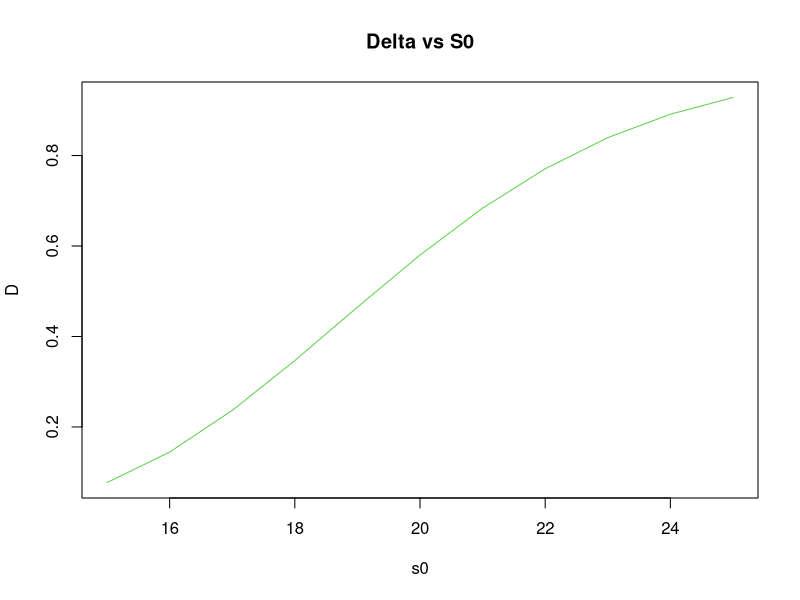
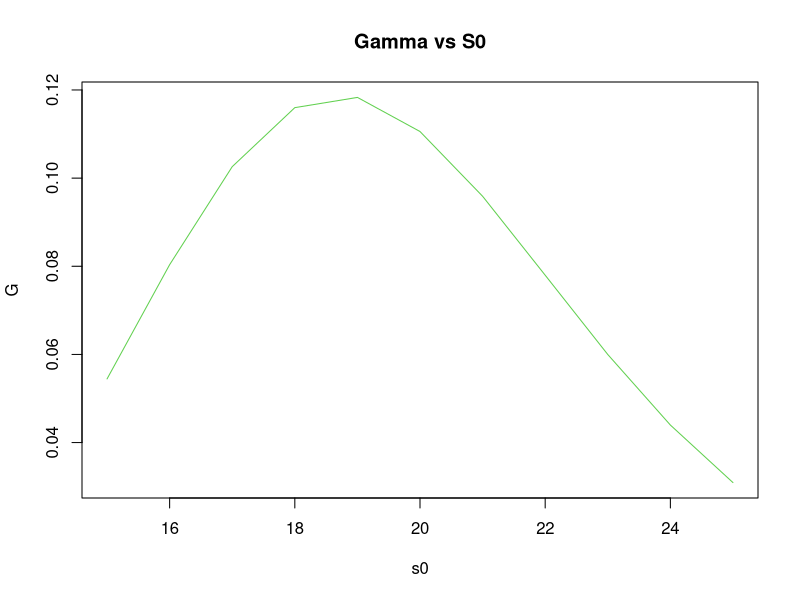
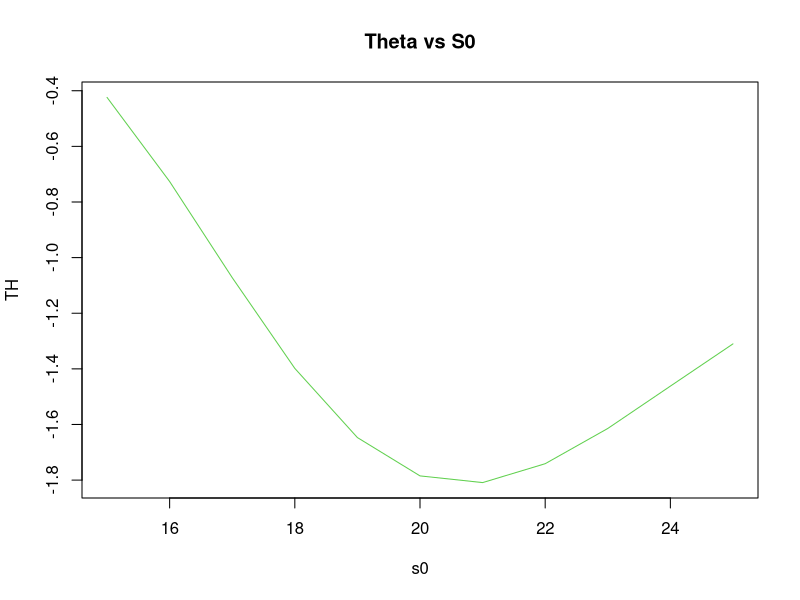
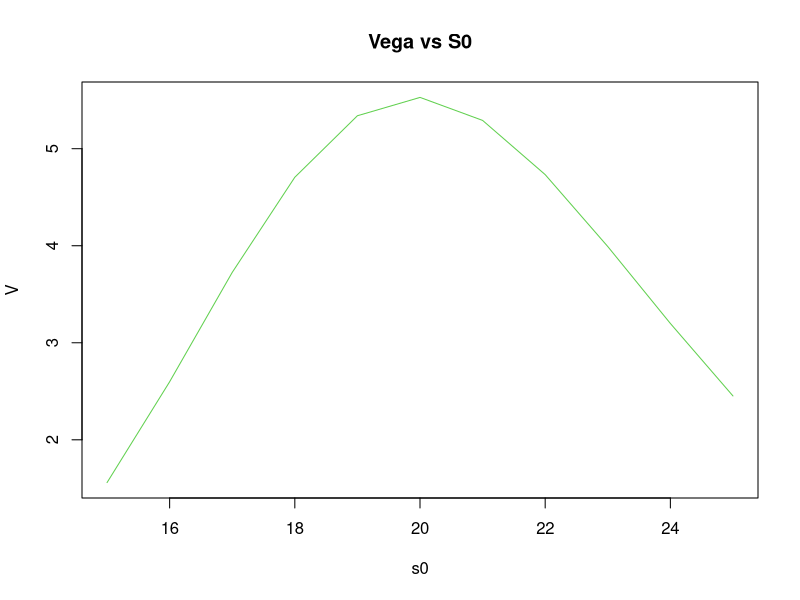
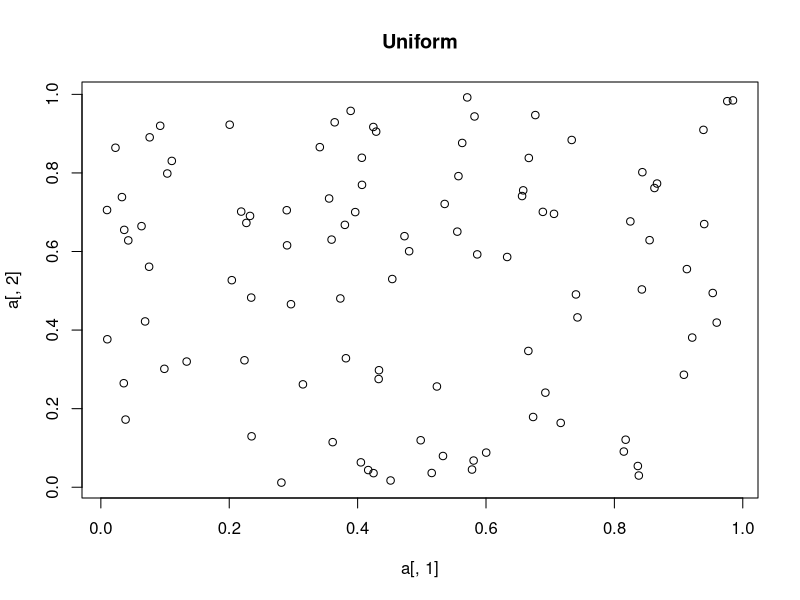
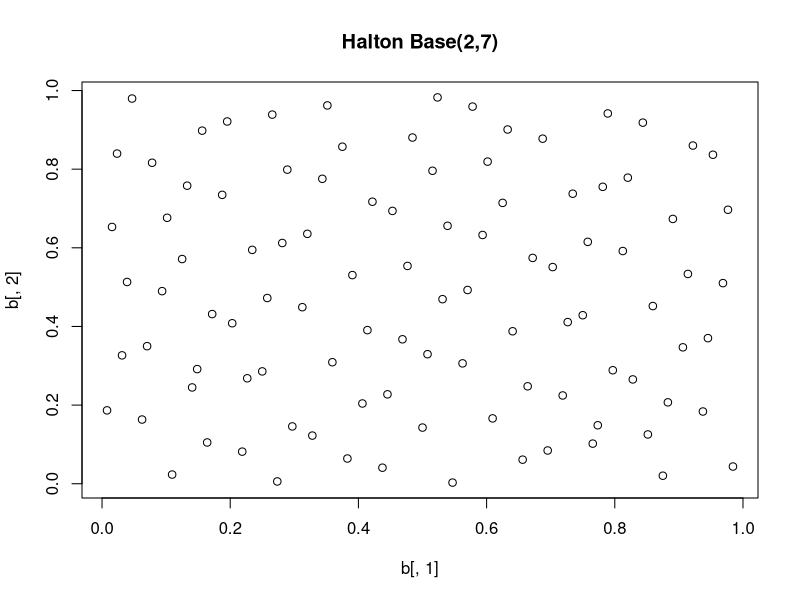
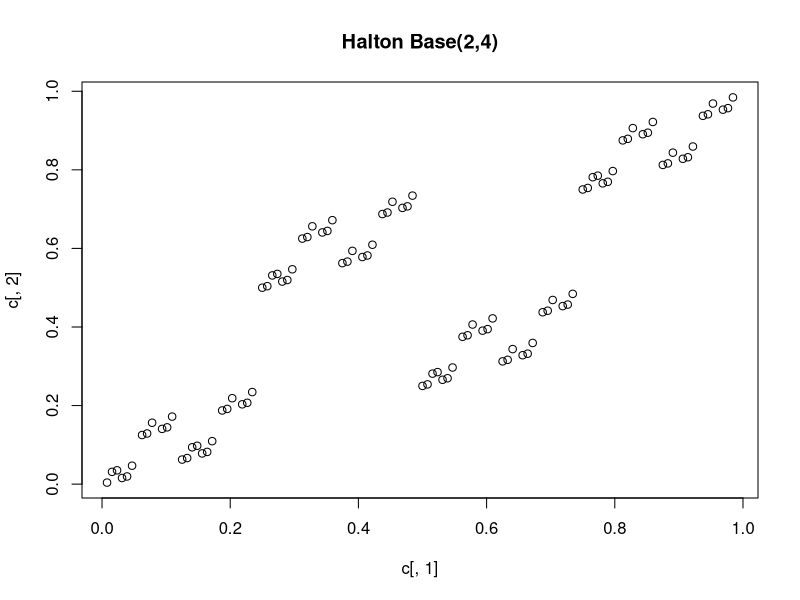

Here is the R script that generated these plots, in order:
#Computational Finance Project 3

library(plyr) #use raply() instead of a double for loop to add speed
#Q1
#function to simulate X2
simX=function(x0){ 
  n=1000  # <---set number of simulations
  
  sim1x=function(x0){  #function to simulate one X2
    dt=0.001    #<---set dt
    x=rep(x0,2/dt+1)
    for (i in 2:length(x)){
      w=rnorm(1)
      x[i]=x[i-1]+(0.2-0.5*x[i-1])*dt + 2/3*sqrt(dt)*w    #Euler's Scheme
    }
    x[length(x)]  #return X2
  }
  
  raply(n,sim1x(x0),.progress = "text") #apply the function n times to get a distribution of x2
}

#function to simulate Y
simY=function(y0){
  n=1000  #<---set number of simulations
  
  sim1y=function(y0){  #function to simulate one y2 and y3
    dt=0.001    #<---set dt
    t=seq(0,3,dt)
    y=rep(y0,3/dt+1)
    for (i in 2:length(y)){
      z=rnorm(1)
      y[i]=y[i-1]+((2/(1+t[i-1]))*y[i-1] + (1+t[i-1]^3)/3)*dt + (1+t[i-1]^3)/3*sqrt(dt)*z
    }
    c(y[2/dt+1],y[length(y)])  #return Y2 and Y3
  }
  
  raply(n,sim1y(y0),.progress = "text") #apply the function n times to get a distribution of Y
}

x2=simX(1)   #<--input x0
y=simY(0.75) #<--input y0
y2=y[,1]
y3=y[,2]

#output
sum(y2>5)/length(y2)    #p1
mean(sign(x2) * abs(x2)^(1/3))  #e1
mean(y3)   #e2
mean((x2*y2)*(x2>1))  #e3


#Q2
simXY=function(x0){ 
  n=1000  # <---set number of simulations
  
  sim1=function(x0){  
    dt=0.001    #<---set dt
    x=rep(x0,3/dt+1)
    y=rep(1,1/dt+1)
    t=seq(0,3,dt)
    for (i in 2:length(x)){
      w=rnorm(1)
      z=rnorm(1)
      x[i]=x[i-1]+ 0.25*x[i-1]*dt + 1/3*x[i-1]*sqrt(dt)*w - 0.75*x[i-1]*sqrt(dt)*z    #Euler's Scheme
      if (i <= length(y)){
        y[i]=exp(-0.08*t[i-1]+1/3*sqrt(dt)*w+0.75*sqrt(dt)*z)  
      }
    }
    c(x[1/dt+1],x[length(x)],y[length(y)])    #return X1,X3 and Y1
  }
  
  raply(n,sim1(x0),.progress = "text") #apply the function n times to get a distribution of Xt and Yt
}
xy=simXY(1) #<--input x0
x1=xy[,1]
x3=xy[,2]
y1=xy[,3]

#output
mean((1+x3)^(1/3))  #e1
mean(x1*y1)  #e2


#Q3 
#a) Monte Carlo
eurocall=function(s0,t,x,r,sig){
  n=100000   #<---set number of simulations
  w=rnorm(n,0,sqrt(t))
  w2=-w
  s1=s0*exp((r-0.5*sig^2)+sig*w)  #Antithetic method
  s2=s0*exp((r-0.5*sig^2)+sig*w2)
  c=exp(-r*t)*(pmax(s1-x,0) + pmax(s2-x,0))/2
  return(mean(c))
}

#b) Black-Scholes
eurocall_bs <- function(s0,t,x,r,sig){
  d1 <- (log(s0/x)+(r+0.5*sig^2)*t)/(sig*sqrt(t))
  d2 <- d1-sig*sqrt(t)
  bs <- s0*pnorm(d1)-x*exp(-r*t)*pnorm(d2)
  return(bs)
}

#c)
greeks=function(dt,s0,t,x,r,sig){
  D=numeric(length(s0))
  G=numeric(length(s0))
  TH=numeric(length(s0))
  V=numeric(length(s0))
  call=sapply(s0, eurocall_bs,t=t,x=x,r=r,sig=sig)   #initial call prices
  for(i in 1:length(s0)){
    D[i]=(eurocall_bs(s0[i]+dt,t,x,r,sig) - call[i])/dt
    G[i]=(eurocall_bs(s0[i]+dt,t,x,r,sig)+eurocall_bs(s0[i]-dt,t,x,r,sig)-2*call[i])/(dt^2)
    TH[i]=(eurocall_bs(s0[i],t-dt,x,r,sig)-call[i])/dt
    V[i]=(eurocall_bs(s0[i],t,x,r,sig+dt)-call[i])/dt
  }
  plot(s0,D,type = "l", col=i, main = "Delta vs S0")
  plot(s0,G,type = "l", col=i, main = "Gamma vs S0")
  plot(s0,TH,type = "l", col=i, main = "Theta vs S0")
  plot(s0,V,type = "l", col=i, main = "Vega vs S0")
}
greeks(dt=0.004,s0=15:25,t=0.5,x=20,r=0.04,sig=0.25)


#Q4
k=48   #<---set K
t=0.5  #<---set maturity
heston=function(rho,r,s0,v0,sig,a,b){  #simulate 1 path
  dt=t/1000  #<--set dt
  sf = rep(s0, t/dt+1) #full truncation
  vf = rep(v0, t/dt+1)
  sp = rep(s0, t/dt+1) #partial truncation
  vp = rep(v0, t/dt+1)
  sr = rep(s0, t/dt+1) #reflection 
  vr = rep(v0, t/dt+1)
  
  for(i in 2:(t/dt+1)){
    z1=rnorm(1)
    z2=rnorm(1)
    w1=sqrt(dt)*z1
    w2=sqrt(dt)*(rho*z1+sqrt(1-rho^2)*z2)
    
    vf[i]=vf[i-1] + a*(b-max(vf[i-1],0))*dt + sig*sqrt(max(vf[i-1],0))*w2
    sf[i]=sf[i-1] + r*sf[i-1]*dt + sqrt(max(vf[i-1],0))*sf[i-1]*w1
    
    vp[i]=vp[i-1] + a*(b-vp[i-1])*dt + sig*sqrt(max(vp[i-1],0))*w2
    sp[i]=sp[i-1] + r*sp[i-1]*dt + sqrt(max(vp[i-1],0))*sp[i-1]*w1
    
    vr[i]=abs(vr[i-1]) + a*(b-abs(vr[i-1]))*dt + sig*sqrt(abs(vr[i-1]))*w2
    sr[i]=sr[i-1] + r*sr[i-1]*dt + sqrt(abs(vr[i-1]))*sr[i-1]*w1
  }
  c1=max(sf[i]-k,0)*exp(-r*t) #full truncation
  c2=max(sp[i]-k,0)*exp(-r*t) #partial truncation
  c3=max(sr[i]-k,0)*exp(-r*t) #reflection
  return(c(c1,c2,c3))
}

sol=raply(1000,heston(-0.6,0.03,48,0.05,0.42,5.8,0.0625),.progress = "text") #simulate 1000 paths
colnames(sol)=c("C1","C2","C3")
colMeans(sol)  
sol

#Q5
halton = function(n, base){
  seq = rep(0, n)
  numBits = 1+ceiling(log(n)/log(base))
  vetBase = base^(-(1:numBits))
  workVet = rep(0, numBits)
  for(i in 1:n){
    j <- 1
    ok <- 0
    while (ok==0) {
      workVet[j] <- workVet[j]+1
      if (workVet[j]<base){
        ok <-  1
      } else {
        workVet[j] <- 0
        j <- j+1
      }
    }
    seq[i] <- sum(workVet*vetBase)
  }
  return(seq)
}
#a)
a=cbind(runif(100),runif(100))
#b)
b=cbind(halton(100,2),halton(100,7))
#c)
c=cbind(halton(100,2),halton(100,4))
#d)
plot(a[,1],a[,2],main="Uniform")
plot(b[,1],b[,2],main="Halton Base(2,7)")
plot(c[,1],c[,2],main="Halton Base(2,4)")

#e)
#base(2,7)
xy=cbind(halton(1000,2),halton(1000,7))
x=xy[,1]
y=xy[,2]
ev=matrix(0,1000,1000)
for(i in 1:1000){
  for(j in 1:1000){
    ev[i,j]=exp(-x[i]*y[j])*(sin(6*pi*x[i])+sign(cos(2*pi*y[j]))*abs(cos(2*pi*y[j]))^(1/3))
  }
}
sum(ev)/1000000  #correct way

#base(2,5)
xy=cbind(halton(10000,2),halton(10000,5))
x=xy[,1]
y=xy[,2]
mean(exp(-x*y)*(sin(6*pi*x)+sign(cos(2*pi*y))*abs(cos(2*pi*y))^(1/3)))

#base(2,4)
xy=cbind(halton(10000,2),halton(10000,4))
x=xy[,1]
y=xy[,2]
mean(exp(-x*y)*(sin(6*pi*x)+sign(cos(2*pi*y))*abs(cos(2*pi*y))^(1/3)))
